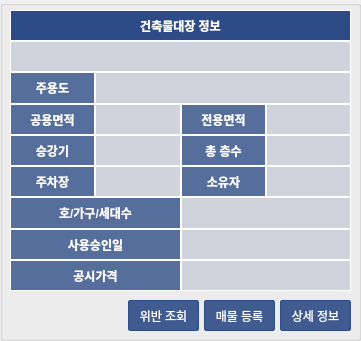
  <widget class="QGroupBox" name="gb_info0">
   <property name="geometry">
    <rect>
     <x>10</x>
     <y>200</y>
     <width>361</width>
     <height>341</height>
    </rect>
   </property>
   <property name="title">
    <string/>
   </property>
   <widget class="QWidget" name="gridLayoutWidget">
    <property name="geometry">
     <rect>
      <x>10</x>
      <y>10</y>
      <width>341</width>
      <height>281</height>
     </rect>
    </property>
    <layout class="QGridLayout" name="gridLayout">
     <property name="sizeConstraint">
      <enum>QLayout::SetDefaultConstraint</enum>
     </property>
     <property name="spacing">
      <number>0</number>
     </property>
     <item row="2" column="1" colspan="3">
      <widget class="QLabel" name="lb_etcpurps1">
       <property name="styleSheet">
        <string notr="true">font: 12px;
background-color: rgb(45, 75, 134, 40.0);
color: rgb(63, 63, 63);
border-width: 1px;
border-style: solid;
border-color: rgb(255, 255, 255);</string>
       </property>
       <property name="text">
        <string/>
       </property>
       <property name="alignment">
        <set>Qt::AlignCenter</set>
       </property>
      </widget>
     </item>
     <item row="6" column="2" colspan="2">
      <widget class="QLabel" name="lb_hocnt1">
       <property name="styleSheet">
        <string notr="true">font: 12px;
background-color: rgb(45, 75, 134, 40.0);
color: rgb(63, 63, 63);
border-width: 1px;
border-style: solid;
border-color: rgb(255, 255, 255);</string>
       </property>
       <property name="text">
        <string/>
       </property>
       <property name="alignment">
        <set>Qt::AlignCenter</set>
       </property>
      </widget>
     </item>
     <item row="2" column="0">
      <widget class="QLabel" name="lb_etcpurps0">
       <property name="styleSheet">
        <string notr="true">font: bold 12px;
color: rgb(255, 255, 255);
border-width: 1px;
border-style: solid;
border-color: rgb(255, 255, 255);
background-color: rgb(45, 75, 134, 200.0);
</string>
       </property>
       <property name="text">
        <string>주용도</string>
       </property>
       <property name="alignment">
        <set>Qt::AlignCenter</set>
       </property>
      </widget>
     </item>
     <item row="6" column="0" colspan="2">
      <widget class="QLabel" name="lb_hocnt0">
       <property name="styleSheet">
        <string notr="true">font: bold 12px;
color: rgb(255, 255, 255);
border-width: 1px;
border-style: solid;
border-color: rgb(255, 255, 255);
background-color: rgb(45, 75, 134, 200.0);
</string>
       </property>
       <property name="text">
        <string>호/가구/세대수</string>
       </property>
       <property name="alignment">
        <set>Qt::AlignCenter</set>
       </property>
      </widget>
     </item>
     <item row="7" column="0" colspan="2">
      <widget class="QLabel" name="lb_useaprday0">
       <property name="styleSheet">
        <string notr="true">font: bold 12px;
color: rgb(255, 255, 255);
border-width: 1px;
border-style: solid;
border-color: rgb(255, 255, 255);
background-color: rgb(45, 75, 134, 200.0);
</string>
       </property>
       <property name="text">
        <string>사용승인일</string>
       </property>
       <property name="alignment">
        <set>Qt::AlignCenter</set>
       </property>
      </widget>
     </item>
     <item row="7" column="2" colspan="2">
      <widget class="QLabel" name="lb_useaprday1">
       <property name="styleSheet">
        <string notr="true">font: 12px;
background-color: rgb(45, 75, 134, 40.0);
color: rgb(63, 63, 63);
border-width: 1px;
border-style: solid;
border-color: rgb(255, 255, 255);</string>
       </property>
       <property name="text">
        <string/>
       </property>
       <property name="alignment">
        <set>Qt::AlignCenter</set>
       </property>
      </widget>
     </item>
     <item row="5" column="0">
      <widget class="QLabel" name="lb_oudr0">
       <property name="styleSheet">
        <string notr="true">font: bold 12px;
color: rgb(255, 255, 255);
border-width: 1px;
border-style: solid;
border-color: rgb(255, 255, 255);
background-color: rgb(45, 75, 134, 200.0);
</string>
       </property>
       <property name="text">
        <string>주차장</string>
       </property>
       <property name="alignment">
        <set>Qt::AlignCenter</set>
       </property>
      </widget>
     </item>
     <item row="4" column="3">
      <widget class="QLabel" name="lb_grndflrcnt1">
       <property name="styleSheet">
        <string notr="true">font: 12px;
background-color: rgb(45, 75, 134, 40.0);
color: rgb(63, 63, 63);
border-width: 1px;
border-style: solid;
border-color: rgb(255, 255, 255);</string>
       </property>
       <property name="text">
        <string/>
       </property>
       <property name="alignment">
        <set>Qt::AlignCenter</set>
       </property>
      </widget>
     </item>
     <item row="4" column="2">
      <widget class="QLabel" name="lb_grndflrcnt0">
       <property name="styleSheet">
        <string notr="true">font: bold 12px;
color: rgb(255, 255, 255);
border-width: 1px;
border-style: solid;
border-color: rgb(255, 255, 255);
background-color: rgb(45, 75, 134, 200.0);
</string>
       </property>
       <property name="text">
        <string>총 층수</string>
       </property>
       <property name="alignment">
        <set>Qt::AlignCenter</set>
       </property>
      </widget>
     </item>
     <item row="8" column="0" colspan="2">
      <widget class="QLabel" name="lb_price0">
       <property name="styleSheet">
        <string notr="true">font: bold 12px;
color: rgb(255, 255, 255);
border-width: 1px;
border-style: solid;
border-color: rgb(255, 255, 255);
background-color: rgb(45, 75, 134, 200.0);
</string>
       </property>
       <property name="text">
        <string>공시가격</string>
       </property>
       <property name="alignment">
        <set>Qt::AlignCenter</set>
       </property>
      </widget>
     </item>
     <item row="8" column="2" colspan="2">
      <widget class="QLabel" name="lb_price1">
       <property name="styleSheet">
        <string notr="true">font: 12px;
background-color: rgb(45, 75, 134, 40.0);
color: rgb(63, 63, 63);
border-width: 1px;
border-style: solid;
border-color: rgb(255, 255, 255);</string>
       </property>
       <property name="text">
        <string/>
       </property>
       <property name="alignment">
        <set>Qt::AlignCenter</set>
       </property>
      </widget>
     </item>
     <item row="5" column="1">
      <widget class="QLabel" name="lb_oudr1">
       <property name="styleSheet">
        <string notr="true">font: 12px;
background-color: rgb(45, 75, 134, 40.0);
color: rgb(63, 63, 63);
border-width: 1px;
border-style: solid;
border-color: rgb(255, 255, 255);</string>
       </property>
       <property name="text">
        <string/>
       </property>
       <property name="alignment">
        <set>Qt::AlignCenter</set>
       </property>
      </widget>
     </item>
     <item row="5" column="3">
      <widget class="QLabel" name="lb_name1">
       <property name="styleSheet">
        <string notr="true">font: 12px;
background-color: rgb(45, 75, 134, 40.0);
color: rgb(63, 63, 63);
border-width: 1px;
border-style: solid;
border-color: rgb(255, 255, 255);</string>
       </property>
       <property name="text">
        <string/>
       </property>
       <property name="alignment">
        <set>Qt::AlignCenter</set>
       </property>
      </widget>
     </item>
     <item row="3" column="2">
      <widget class="QLabel" name="lb_area0">
       <property name="styleSheet">
        <string notr="true">font: bold 12px;
color: rgb(255, 255, 255);
border-width: 1px;
border-style: solid;
border-color: rgb(255, 255, 255);
background-color: rgb(45, 75, 134, 200.0);
</string>
       </property>
       <property name="text">
        <string>전용면적</string>
       </property>
       <property name="alignment">
        <set>Qt::AlignCenter</set>
       </property>
      </widget>
     </item>
     <item row="5" column="2">
      <widget class="QLabel" name="lb_name0">
       <property name="styleSheet">
        <string notr="true">font: bold 12px;
color: rgb(255, 255, 255);
border-width: 1px;
border-style: solid;
border-color: rgb(255, 255, 255);
background-color: rgb(45, 75, 134, 200.0);
</string>
       </property>
       <property name="text">
        <string>소유자</string>
       </property>
       <property name="alignment">
        <set>Qt::AlignCenter</set>
       </property>
      </widget>
     </item>
     <item row="3" column="1">
      <widget class="QLabel" name="lb_totalarea1">
       <property name="styleSheet">
        <string notr="true">font: 12px;
background-color: rgb(45, 75, 134, 40.0);
color: rgb(63, 63, 63);
border-width: 1px;
border-style: solid;
border-color: rgb(255, 255, 255);</string>
       </property>
       <property name="text">
        <string/>
       </property>
       <property name="alignment">
        <set>Qt::AlignCenter</set>
       </property>
      </widget>
     </item>
     <item row="3" column="0">
      <widget class="QLabel" name="lb_totalarea0">
       <property name="styleSheet">
        <string notr="true">font: bold 12px;
color: rgb(255, 255, 255);
border-width: 1px;
border-style: solid;
border-color: rgb(255, 255, 255);
background-color: rgb(45, 75, 134, 200.0);
</string>
       </property>
       <property name="text">
        <string>공용면적</string>
       </property>
       <property name="alignment">
        <set>Qt::AlignCenter</set>
       </property>
      </widget>
     </item>
     <item row="3" column="3">
      <widget class="QLabel" name="lb_area1">
       <property name="styleSheet">
        <string notr="true">font: 12px;
background-color: rgb(45, 75, 134, 40.0);
color: rgb(63, 63, 63);
border-width: 1px;
border-style: solid;
border-color: rgb(255, 255, 255);</string>
       </property>
       <property name="text">
        <string/>
       </property>
       <property name="alignment">
        <set>Qt::AlignCenter</set>
       </property>
      </widget>
     </item>
     <item row="0" column="0" colspan="4">
      <widget class="QLabel" name="lb_info0">
       <property name="styleSheet">
        <string notr="true">font: bold 12px;
color: rgb(255, 255, 255);
border-width: 1px;
border-style: solid;
border-color: rgb(255, 255, 255);
background-color: rgb(45, 75, 134);</string>
       </property>
       <property name="text">
        <string>건축물대장 정보</string>
       </property>
       <property name="alignment">
        <set>Qt::AlignCenter</set>
       </property>
      </widget>
     </item>
     <item row="4" column="0">
      <widget class="QLabel" name="lb_elvtcnt0">
       <property name="styleSheet">
        <string notr="true">font: bold 12px;
color: rgb(255, 255, 255);
border-width: 1px;
border-style: solid;
border-color: rgb(255, 255, 255);
background-color: rgb(45, 75, 134, 200.0);
</string>
       </property>
       <property name="text">
        <string>승강기</string>
       </property>
       <property name="alignment">
        <set>Qt::AlignCenter</set>
       </property>
      </widget>
     </item>
     <item row="4" column="1">
      <widget class="QLabel" name="lb_elvtcnt1">
       <property name="styleSheet">
        <string notr="true">font: 12px;
background-color: rgb(45, 75, 134, 40.0);
color: rgb(63, 63, 63);
border-width: 1px;
border-style: solid;
border-color: rgb(255, 255, 255);</string>
       </property>
       <property name="text">
        <string/>
       </property>
       <property name="alignment">
        <set>Qt::AlignCenter</set>
       </property>
      </widget>
     </item>
     <item row="1" column="0" colspan="4">
      <widget class="QLabel" name="lb_juso">
       <property name="styleSheet">
        <string notr="true">font: bold 12px;
background-color: rgb(45, 75, 134, 40.0);
color: rgb(63, 63, 63);
border-width: 1px;
border-style: solid;
border-color: rgb(255, 255, 255);</string>
       </property>
       <property name="text">
        <string/>
       </property>
       <property name="alignment">
        <set>Qt::AlignCenter</set>
       </property>
      </widget>
     </item>
    </layout>
   </widget>
   <widget class="QPushButton" name="bt_viol">
    <property name="geometry">
     <rect>
      <x>128</x>
      <y>300</y>
      <width>71</width>
      <height>31</height>
     </rect>
    </property>
    <property name="styleSheet">
     <string notr="true">QPushButton {
	font: 12px;
	color: white;
	border: 1px solid rgb(45, 75, 134);
	background-color: rgb(45, 75, 134, 230.0);
	border-radius: 2px;
}
QPushButton::hover {
	border: 1px solid rgb(45, 75, 134);
	background-color: rgb(45, 75, 134, 150.0);
	border-style: inset;
}

QPushButton:pressed {
	border: 1px solid rgb(45, 75, 134);
	background-color: rgb(45, 75, 134);
	border-style: inset;
}
</string>
    </property>
    <property name="text">
     <string>위반 조회</string>
    </property>
    <property name="icon">
     <iconset>
      <normaloff>E:/PyProject/Project/REI/building_info/image/bt_search.png</normaloff>E:/PyProject/Project/REI/building_info/image/bt_search.png</iconset>
    </property>
    <property name="iconSize">
     <size>
      <width>23</width>
      <height>23</height>
     </size>
    </property>
   </widget>
   <widget class="QPushButton" name="bt_add">
    <property name="geometry">
     <rect>
      <x>204</x>
      <y>300</y>
      <width>71</width>
      <height>31</height>
     </rect>
    </property>
    <property name="styleSheet">
     <string notr="true">QPushButton {
	font: 12px;
	color: white;
	border: 1px solid rgb(45, 75, 134);
	background-color: rgb(45, 75, 134, 230.0);
	border-radius: 2px;
}
QPushButton::hover {
	border: 1px solid rgb(45, 75, 134);
	background-color: rgb(45, 75, 134, 150.0);
	border-style: inset;
}

QPushButton:pressed {
	border: 1px solid rgb(45, 75, 134);
	background-color: rgb(45, 75, 134);
	border-style: inset;
}
</string>
    </property>
    <property name="text">
     <string>매물 등록</string>
    </property>
    <property name="icon">
     <iconset>
      <normaloff>E:/PyProject/Project/REI/building_info/image/bt_search.png</normaloff>E:/PyProject/Project/REI/building_info/image/bt_search.png</iconset>
    </property>
    <property name="iconSize">
     <size>
      <width>23</width>
      <height>23</height>
     </size>
    </property>
   </widget>
   <widget class="QPushButton" name="bt_details">
    <property name="geometry">
     <rect>
      <x>280</x>
      <y>300</y>
      <width>71</width>
      <height>31</height>
     </rect>
    </property>
    <property name="styleSheet">
     <string notr="true">QPushButton {
	font: 12px;
	color: white;
	border: 1px solid rgb(45, 75, 134);
	background-color: rgb(45, 75, 134, 230.0);
	border-radius: 2px;
}
QPushButton::hover {
	border: 1px solid rgb(45, 75, 134);
	background-color: rgb(45, 75, 134, 150.0);
	border-style: inset;
}

QPushButton:pressed {
	border: 1px solid rgb(45, 75, 134);
	background-color: rgb(45, 75, 134);
	border-style: inset;
}
</string>
    </property>
    <property name="text">
     <string>상세 정보</string>
    </property>
    <property name="icon">
     <iconset>
      <normaloff>E:/PyProject/Project/REI/building_info/image/bt_search.png</normaloff>E:/PyProject/Project/REI/building_info/image/bt_search.png</iconset>
    </property>
    <property name="iconSize">
     <size>
      <width>23</width>
      <height>23</height>
     </size>
    </property>
   </widget>
   <widget class="QLabel" name="lb_viol">
    <property name="geometry">
     <rect>
      <x>10</x>
      <y>300</y>
      <width>111</width>
      <height>31</height>
     </rect>
    </property>
    <property name="styleSheet">
     <string notr="true"/>
    </property>
    <property name="text">
     <string/>
    </property>
    <property name="alignment">
     <set>Qt::AlignCenter</set>
    </property>
   </widget>
  </widget>
